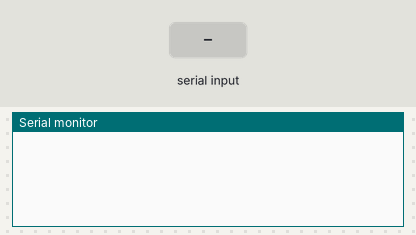
A sketch run on a simulated Arduino Uno, built with avr-gcc and run on an emulated ATmega328P. Parts: the last lines printed to the serial monitor. The test bench sets the inputs (shaded band).

Above: at 1.2 s.
1.3 s: "90,45,200\n" received over Serial
At 2.2 s:
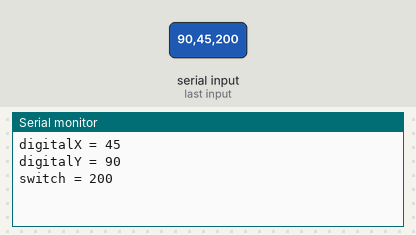
2.8 s: "30,150,10\n" received over Serial
At 3.4 s:
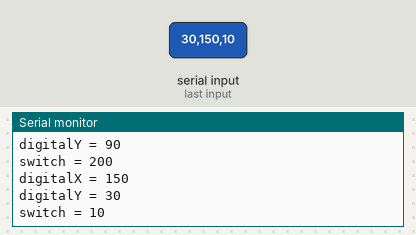

Measured:
- after the input at 1.3 s, the serial monitor: prints a new line at once (image 1)
- after the input at 2.8 s, the serial monitor: prints a new line at once (image 2)

The sketch:

serialParser.ino
```cpp
String inputString = "";         // a string to hold incoming data
boolean stringComplete = false;  // whether the string is complete

void setup()
{
  Serial.begin(9600);
}

void waitCompleteSentence()
{
  while(stringComplete == false && Serial.available())
  {
    /* Get the new byte and add it to the inputString. */
    inputString += (char)Serial.read();

    /* If the incoming character is a newline, set a flag so the main loop can
	 * do something about it. Also, remove the trailing new line. */
    if(inputString[inputString.length()] == '\n')
	{
	  inputString[inputString.length()] == '\0';
      stringComplete = true;
      Serial.println("OK");
	}
  }
}

void loop()
{
//  waitCompleteSentence();

  //Serial.println(inputString);

/*  if(stringComplete == true)
  {
    int firstSeparator = inputString.indexOf(',');
    int digitalY = inputString.substring(firstSeparator).toInt();
    int secondSeparator = inputString.indexOf(',', firstSeparator + 1);
    int digitalX = inputString.substring(firstSeparator + 1, secondSeparator).toInt();
    int switchButton = inputString.substring(secondSeparator + 1, inputString.length()).toInt();

    stringComplete = false;
    inputString.remove(0, inputString.length());

    Serial.print("digitalX = "); Serial.println(digitalX);
    Serial.print("digitalY = "); Serial.println(digitalY);
    Serial.print("switch = "); Serial.println(switchButton);
  }
*/

  /* Based on https://www.arduino.cc/en/Tutorial/ReadASCIIString. */
  while(Serial.available() > 0)
  {
    int digitalY = Serial.parseInt();
    int digitalX = Serial.parseInt();
    int switchButton = Serial.parseInt();
    if (Serial.read() == '\n') {
      Serial.print("digitalX = "); Serial.println(digitalX);
      Serial.print("digitalY = "); Serial.println(digitalY);
      Serial.print("switch = "); Serial.println(switchButton);
    }
  }
}
```
